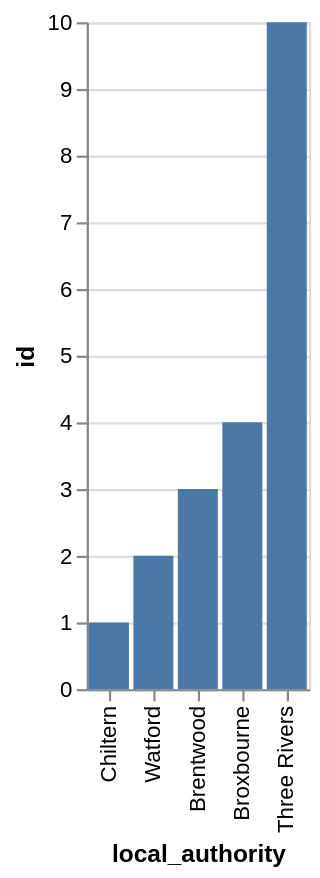

Write the Vega-Lite specification saved for this chart.
### Vega-Lite specification from a JSON file in a GitHub repository (floating-point values rounded to 4 significant figures)
{"data": {"values": [{"x_data": "Chiltern", "y_data": 1}, {"x_data": "Watford", "y_data": 2}, {"x_data": "Brentwood", "y_data": 3}, {"x_data": "Broxbourne", "y_data": 4}, {"x_data": "Three Rivers", "y_data": 10}]}, "mark": "bar", "encoding": {"x": {"field": "x_data", "type": "nominal", "title": "local_authority", "sort": {"op": "sum", "field": "y_data", "order": "ascending"}}, "y": {"field": "y_data", "type": "quantitative", "title": "id"}}}
